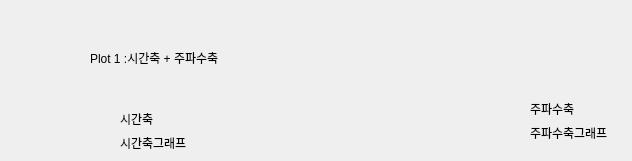
                     <widget class="QWidget" name="plot1_page">
                      <widget class="QLabel" name="label_6">
                       <property name="geometry">
                        <rect>
                         <x>90</x>
                         <y>50</y>
                         <width>221</width>
                         <height>16</height>
                        </rect>
                       </property>
                       <property name="text">
                        <string>Plot 1 :시간축 + 주파수축</string>
                       </property>
                      </widget>
                      <widget class="QWidget" name="layoutWidget">
                       <property name="geometry">
                        <rect>
                         <x>120</x>
                         <y>110</y>
                         <width>80</width>
                         <height>42</height>
                        </rect>
                       </property>
                       <layout class="QVBoxLayout" name="verticalLayout_29">
                        <item>
                         <widget class="QLabel" name="label_8">
                          <property name="text">
                           <string>시간축</string>
                          </property>
                         </widget>
                        </item>
                        <item>
                         <widget class="QLabel" name="label_10">
                          <property name="text">
                           <string>시간축그래프</string>
                          </property>
                         </widget>
                        </item>
                       </layout>
                      </widget>
                      <widget class="QWidget" name="layoutWidget">
                       <property name="geometry">
                        <rect>
                         <x>530</x>
                         <y>100</y>
                         <width>93</width>
                         <height>42</height>
                        </rect>
                       </property>
                       <layout class="QVBoxLayout" name="verticalLayout_30">
                        <item>
                         <widget class="QLabel" name="label_7">
                          <property name="text">
                           <string>주파수축</string>
                          </property>
                         </widget>
                        </item>
                        <item>
                         <widget class="QLabel" name="label_9">
                          <property name="text">
                           <string>주파수축그래프</string>
                          </property>
                         </widget>
                        </item>
                       </layout>
                      </widget>
                     </widget>
